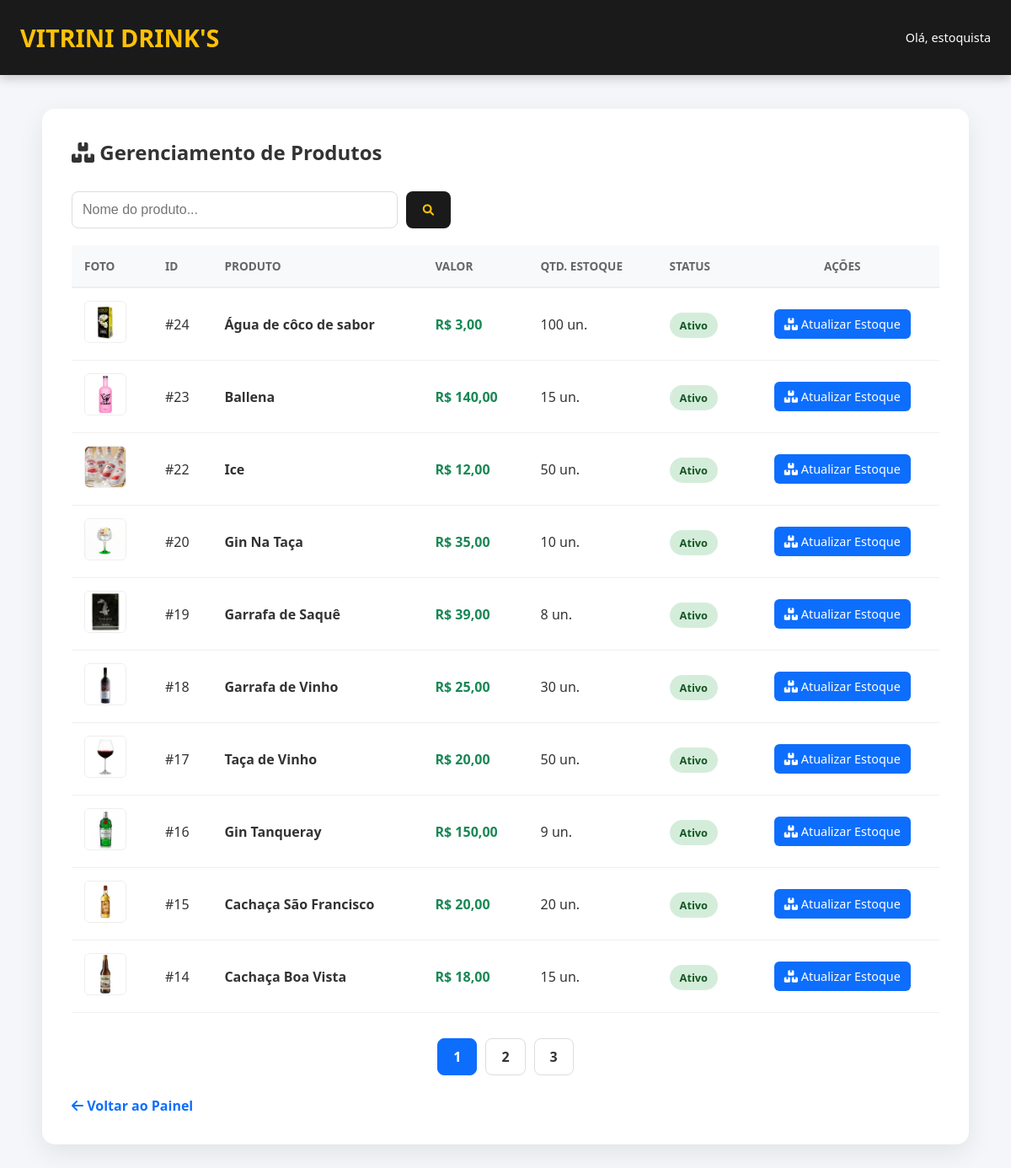
Screenshot of /listar_produto.php (signed in) with the database file from the repository.
### tables this page shows
CREATE TABLE `imagens_produto` (
  `id` int(11) NOT NULL,
  `produto_id` int(11) DEFAULT NULL,
  `caminho_imagem` varchar(255) DEFAULT NULL,
  `principal` tinyint(1) DEFAULT 0
);

CREATE TABLE `produtos` (
  `id` int(11) NOT NULL,
  `codigo` varchar(50) NOT NULL,
  `nome` varchar(200) DEFAULT NULL,
  `quantidade` int(11) NOT NULL,
  `valor` decimal(10,2) NOT NULL,
  `descricao` varchar(2000) DEFAULT NULL,
  `avaliacao` decimal(2,1) DEFAULT 0.0,
  `status` enum('Ativo','Desativado') NOT NULL DEFAULT 'Ativo',
  `peso` decimal(10,2) DEFAULT NULL,
  `altura` decimal(10,2) DEFAULT NULL,
  `largura` decimal(10,2) DEFAULT NULL,
  `comprimento` decimal(10,2) DEFAULT NULL
);

### listar_produto.php (the view, shortened to what this page needs)
<?php
require_once('conexao.php');
$produtos_por_pagina = 10;
$page = isset($_GET['page']) ? (int)$_GET['page'] : 1;
$offset = ($page - 1) * $produtos_por_pagina;
$produto_buscar = isset($_POST['produto']) ? trim($_POST['produto']) : (isset($_GET['produto']) ? trim($_GET['produto']) : '');
$search_param = "%{$produto_buscar}%";
$query_total = "SELECT COUNT(*) AS total FROM produtos WHERE nome LIKE ?";
$stmt_total = mysqli_prepare($con, $query_total);
mysqli_stmt_bind_param($stmt_total, "s", $search_param);
mysqli_stmt_execute($stmt_total);
$total_result = mysqli_stmt_get_result($stmt_total);
$total_row = mysqli_fetch_assoc($total_result);
$total_produtos = $total_row['total'];
$total_paginas = ceil($total_produtos / $produtos_por_pagina);
$query = "SELECT p.*, pi.caminho_imagem
          FROM produtos p
          LEFT JOIN imagens_produto pi ON p.id = pi.produto_id AND pi.principal = 1
          WHERE p.nome LIKE ?
          ORDER BY p.id DESC LIMIT ? OFFSET ?";
$stmt = mysqli_prepare($con, $query);
mysqli_stmt_bind_param($stmt, "sii", $search_param, $produtos_por_pagina, $offset);
mysqli_stmt_execute($stmt);
$result = mysqli_stmt_get_result($stmt);
?>
<!DOCTYPE html>
<html lang="pt-br">
<head>
    <link rel="stylesheet" href="https://cdnjs.cloudflare.com/ajax/libs/font-awesome/6.0.0/css/all.min.css">
</head>
<body>
<header class="admin-header">
    <div class="logo"><a href="principal.php">Vitrini Drink's</a></div>
    <div style="font-size: 0.9em;">Olá, <?php echo explode('@', $_SESSION['user']['email'])[0]; ?></div>
</header>
<div class="container">
    <div class="admin-card">
        <div class="header-flex">
            <h2><i class="fas fa-boxes"></i> Gerenciamento de Produtos</h2>
        </div>
        <form method="POST" class="search-form">
            <input type="text" name="produto" placeholder="Nome do produto..." value="<?php echo htmlspecialchars($produto_buscar); ?>">
            <button type="submit" class="btn-search"><i class="fas fa-search"></i></button>
        </form>
        <div style="overflow-x: auto;">
            <table class="product-table">
                <thead>
                    <tr>
                        <th>Foto</th>
                        <th>ID</th>
                        <th>Produto</th>
                        <th>Valor</th>
                        <th>Qtd. Estoque</th>
                        <th>Status</th>
                        <th style="text-align: center;">Ações</th>
                    </tr>
                </thead>
                <tbody>
                    <?php if (mysqli_num_rows($result) > 0): ?>
                        <?php while ($row = mysqli_fetch_assoc($result)) : ?>
                            <tr>
                                <td>
                                    <img src="<?php echo $row['caminho_imagem'] ?? 'vitrine.jpg'; ?>"
                                         onerror="this.src='vitrine.jpg'" class="prod-img">
                                </td>
                                <td>#<?php echo $row['id']; ?></td>
                                <td style="font-weight: 600;"><?php echo htmlspecialchars($row['nome']); ?></td>
                                <td style="color: #198754; font-weight: bold;">R$ <?php echo number_format($row['valor'], 2, ',', '.'); ?></td>
                                <td>
                                    <span style="<?php echo ($row['quantidade'] <= 5) ? 'color: red; font-weight: bold;' : ''; ?>">
                                        <?php echo $row['quantidade']; ?> un.
                                    </span>
                                </td>
                                <td>
                                    <span class="status-badge <?php echo ($row['status'] === 'Ativo') ? 'status-ativo' : 'status-desativado'; ?>">
                                        <?php echo $row['status']; ?>
                                    </span>
                                </td>
                                <td>
                                    <div class="action-btns">
                                        <?php if ($_SESSION['user']['grupo'] === 'Administrador'): ?>
                                            <a href="visualizar_produto.php?id=<?php echo $row['id']; ?>" class="btn-action btn-view" title="Visualizar"><i class="fas fa-eye"></i></a>
                                            <a href="alterar_produtoadm.php?id=<?php echo $row['id']; ?>" class="btn-action btn-edit" title="Editar"><i class="fas fa-edit"></i></a>
                                            <?php if ($row['status'] === 'Ativo'): ?>
                                                <a href="inativar_produto.php?id=<?php echo $row['id']; ?>" class="btn-action btn-off" onclick="return confirm('Inativar produto?');"><i class="fas fa-power-off"></i></a>
                                            <?php else: ?>
                                                <a href="reativar_produto.php?id=<?php echo $row['id']; ?>" class="btn-action btn-on"><i class="fas fa-power-off"></i></a>
                                            <?php endif; ?>
                                        <?php else: ?>
                                            <a href="alterar_produto.php?id=<?php echo $row['id']; ?>" class="btn-action btn-edit"><i class="fas fa-boxes"></i> Atualizar Estoque</a>
                                        <?php endif; ?>
                                    </div>
                                </td>
                            </tr>
                        <?php endwhile; ?>
                    <?php else: ?>
                        <tr><td colspan="7" style="text-align: center; padding: 40px;">Nenhum produto cadastrado.</td></tr>
                    <?php endif; ?>
                </tbody>
            </table>
        </div>
        <?php if ($total_paginas > 1): ?>
            <div class="pagination">
                <?php for ($i = 1; $i <= $total_paginas; $i++) : ?>
                    <a href="?page=<?php echo $i; ?>&produto=<?php echo urlencode($produto_buscar); ?>"
                       class="<?php echo ($i == $page) ? 'active' : ''; ?>"><?php echo $i; ?></a>
                <?php endfor; ?>
            </div>
        <?php endif; ?>
        <a href="principal.php" class="btn-back"><i class="fas fa-arrow-left"></i> Voltar ao Painel</a>
    </div>
</div>
</body>
</html>

### listar_produto.php (style rules this page uses)
* { margin: 0; padding: 0; box-sizing: border-box; }
body { background-color: #f4f6f9; font-family: 'Segoe UI', sans-serif; color: #333; }
.admin-header { background-color: #1a1a1a; color: white; padding: 25px 2%; display: flex; justify-content: space-between; align-items: center; box-shadow: 0 4px 12px rgba(0,0,0,0.2); }
.admin-header .logo a { color: #ffc107; text-decoration: none; font-size: 1.8em; font-weight: 800; text-transform: uppercase; }
.container { max-width: 1600px; width: 95%; margin: 40px auto; padding: 0 20px; }
.admin-card { background: #fff; padding: 35px; border-radius: 15px; box-shadow: 0 10px 30px rgba(0,0,0,0.08); }
.header-flex { display: flex; justify-content: space-between; align-items: center; margin-bottom: 30px; flex-wrap: wrap; gap: 20px; }
.search-form { display: flex; gap: 10px; width: 100%; max-width: 450px; }
.search-form input { flex: 1; padding: 12px; border: 1px solid #ddd; border-radius: 8px; outline: none; font-size: 1em; }
.btn-search { background: #1a1a1a; color: #ffc107; border: none; padding: 0 20px; border-radius: 8px; cursor: pointer; }
.product-table { width: 100%; border-collapse: collapse; margin-top: 20px; }
.product-table th { text-align: left; padding: 15px; background: #f8f9fa; color: #666; font-size: 0.85em; text-transform: uppercase; border-bottom: 2px solid #eee; }
.product-table td { padding: 15px; border-bottom: 1px solid #f0f0f0; vertical-align: middle; }
.prod-img { width: 50px; height: 50px; object-fit: contain; border-radius: 6px; border: 1px solid #eee; background: #fff; }
.status-badge { padding: 6px 12px; border-radius: 20px; font-size: 0.8em; font-weight: bold; }
.status-ativo { background: #d4edda; color: #155724; }
.action-btns { display: flex; gap: 8px; justify-content: center; flex-wrap: wrap; }
.btn-action { padding: 8px 12px; border-radius: 6px; color: white; text-decoration: none; font-size: 0.9em; transition: 0.2s; }
.btn-edit { background: #0d6efd; }
.pagination { display: flex; justify-content: center; gap: 10px; margin-top: 30px; }
.pagination a { padding: 10px 18px; background: #fff; border: 1px solid #ddd; border-radius: 8px; text-decoration: none; color: #333; font-weight: bold; }
.pagination a.active { background: #0d6efd; color: white; border-color: #0d6efd; }
.btn-back { display: inline-block; margin-top: 25px; color: #0d6efd; text-decoration: none; font-weight: bold; }

### rows the page displays
imagens_produto: caminho_imagem (picture), produto "24", produto.nome "Água de côco de sabor", produto.valor "3,00", produto.quantidade "100", produto.status "Ativo"
imagens_produto: caminho_imagem (picture), produto "23", produto.nome "Ballena", produto.valor "140,00", produto.quantidade "15", produto.status "Ativo"
imagens_produto: caminho_imagem (picture), produto "22", produto.nome "Ice", produto.valor "12,00", produto.quantidade "50", produto.status "Ativo"
imagens_produto: caminho_imagem (picture), produto "20", produto.nome "Gin Na Taça", produto.valor "35,00", produto.quantidade "10", produto.status "Ativo"
imagens_produto: caminho_imagem (picture), produto "19", produto.nome "Garrafa de Saquê", produto.valor "39,00", produto.quantidade "8", produto.status "Ativo"
imagens_produto: caminho_imagem (picture), produto "18", produto.nome "Garrafa de Vinho", produto.valor "25,00", produto.quantidade "30", produto.status "Ativo"
imagens_produto: caminho_imagem (picture), produto "17", produto.nome "Taça de Vinho", produto.valor "20,00", produto.quantidade "50", produto.status "Ativo"
imagens_produto: caminho_imagem (picture), produto "16", produto.nome "Gin Tanqueray", produto.valor "150,00", produto.quantidade "9", produto.status "Ativo"
imagens_produto: caminho_imagem (picture), produto "15", produto.nome "Cachaça São Francisco", produto.valor "20,00", produto.quantidade "20", produto.status "Ativo"
imagens_produto: caminho_imagem (picture), produto "14", produto.nome "Cachaça Boa Vista", produto.valor "18,00", produto.quantidade "15", produto.status "Ativo"

### other values shown
explode('@', $_SESSION['user']['email'])[0] "estoquista"
